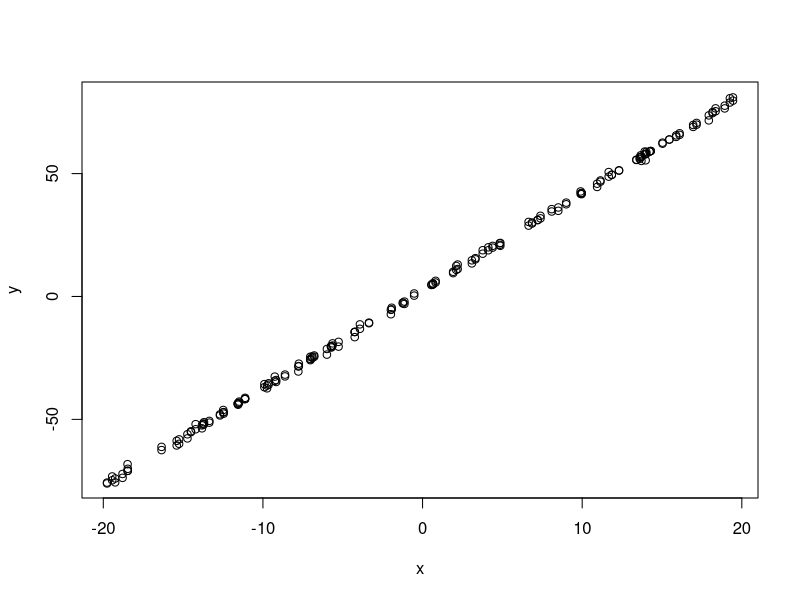

This chart was generated by the following R code:
n <- 100
x <- runif(n,min = -20,max=20)
a_star <- runif(1,max=5)
b_star <- runif(1,max=5)
sigma_sq <- runif(1,max=3)
noise <- rnorm(n,sd=sqrt(sigma_sq))
y <- a_star + b_star * x + noise
plot(x,y)
beta_hat <- lm(y~x)
points(x,beta_hat$coefficients['(Intercept)'] + beta_hat$coefficients['x']*x)